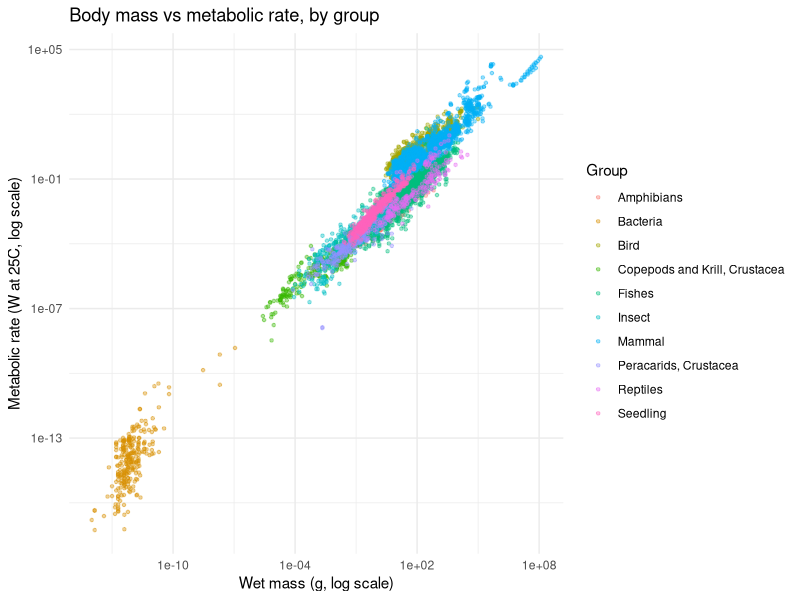
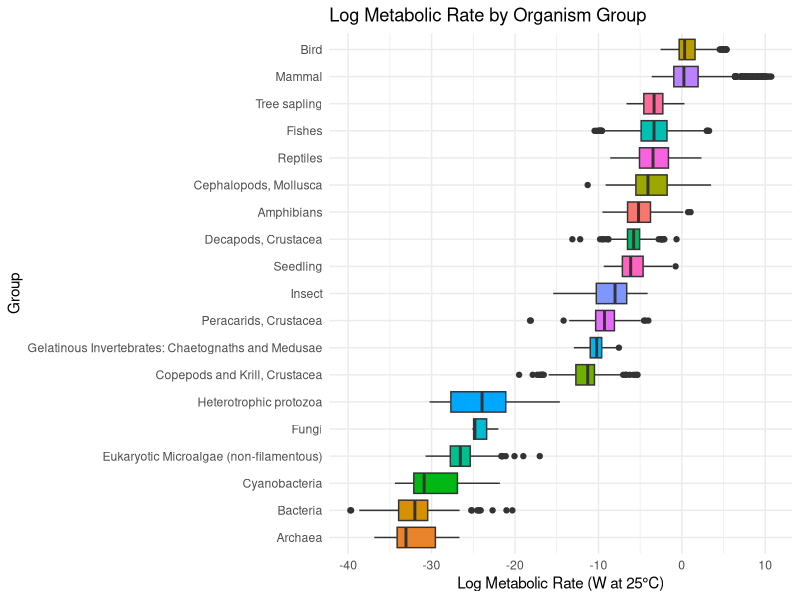

R code for these plots, in order: (Note: this script raises an error after producing the figures.)
## ---- chunk 1
library(tidyverse)
library(readxl)

metabolic_data <- read_excel("pnas.2303764120.sd01.xlsx", sheet = "Metabolic_Data")

clean_data <- metabolic_data %>%
  filter(!is.na(`Metabolic Rate (W, at 25C)`),
         !is.na(`Wet Mass (g)`),
         `Wet Mass (g)` > 0,
         `Metabolic Rate (W, at 25C)` > 0,
         !is.na(Group))

# How many measurements per group?
clean_data %>%
  count(Group, sort = TRUE) %>%
  head(10)
## ---- chunk 2
top_groups <- clean_data %>%
  count(Group, sort = TRUE) %>%
  slice_head(n = 10) %>%
  pull(Group)

viz_data <- clean_data %>%
  filter(Group %in% top_groups)

ggplot(viz_data, aes(x = `Wet Mass (g)`, y = `Metabolic Rate (W, at 25C)`,
                     color = Group)) +
  geom_point(alpha = 0.4, size = 0.9) +
  scale_x_log10() +
  scale_y_log10() +
  labs(title = "Body mass vs metabolic rate, by group",
       x = "Wet mass (g, log scale)",
       y = "Metabolic rate (W at 25C, log scale)") +
  theme_minimal()
## ---- chunk 3
ggplot(clean_data, aes(x = reorder(Group, log(`Metabolic Rate (W, at 25C)`), median),
                        y = log(`Metabolic Rate (W, at 25C)`), fill = Group)) +
  geom_boxplot(show.legend = FALSE) +
  coord_flip() +
  labs(title = "Log Metabolic Rate by Organism Group",
       x = "Group",
       y = "Log Metabolic Rate (W at 25°C)") +
  theme_minimal()
## ---- chunk 4
clean_data <- metabolic_data %>%
  filter(!is.na(`Metabolic Rate (W, at 25C)`),
         !is.na(`Wet Mass (g)`),
         !is.na(Group)) %>%
  mutate(log_metabolic_rate = log(`Metabolic Rate (W, at 25C)`),
         log_mass = log(`Wet Mass (g)`),
         Group = as.factor(Group))
## ---- chunk 5
library(caret)
library(class)

## Prepare data
model_data <- clean_data %>%
  select(Group, log_metabolic_rate, log_mass) %>%
  drop_na()

## Train/test split
set.seed(380)
train_index <- createDataPartition(model_data$Group, p = 0.8, list = FALSE)
train_data <- model_data[train_index, ]
test_data <- model_data[-train_index, ]

## Run kNN with k=5
train_x <- train_data %>% select(log_metabolic_rate, log_mass)
test_x <- test_data %>% select(log_metabolic_rate, log_mass)
train_y <- train_data$Group

knn_preds <- knn(train_x, test_x, train_y, k = 5)
knn_acc <- mean(knn_preds == test_data$Group)
cat("kNN Accuracy:", round(knn_acc * 100, 2), "%")
## ---- chunk 6
library(dplyr)
metabolicData <- metabolic_data %>%
  filter(Group %in% c("Bird", "Fishes")) %>%
  mutate(Group = factor(Group))

logModel <- glm(
  Group ~ 
    `Metabolic Rate (W, at T)...18` +
    `Metabolic Rate (W, at T)...19` +
    `Metabolic Rate (W, at 25C)`,
  data = metabolicData,
  family = binomial
)
summary(logModel)
predicted_probs <- predict(logModel, type = "response")
predicted_group <- ifelse(predicted_probs > 0.5, "Fishes", "Bird")
## ---- chunk 7
# Load packages 
packages <- c("tidyverse", "rpart", "rpart.plot", "partykit", "rattle")

invisible(
  lapply(
    X = packages,
    FUN = library,
    character.only = TRUE,
    quietly = TRUE
  )
)

# Wrangle metabolic data
modelMetabolic <- metabolic_data %>%
  filter(Group %in% c("Bird", "Fishes")) %>%
  select(
    Group,
    `Metabolic Rate (W, at T)...18`,
    `Metabolic Rate (W, at T)...19`,
    `Metabolic Rate (W, at 25C)`
  ) %>%
  drop_na() %>%
  mutate(
    Group = factor(Group),
    tempID = row_number(),
    .before = Group
  )

#80-20 train/test split
set.seed(5625)
trainingData <- modelMetabolic %>%
  group_by(Group) %>%
  slice_sample(prop = 0.8)
testingData <- modelMetabolic %>%
  filter(!(tempID %in% trainingData$tempID))

#Grow the decision tree
rpartMetabolic1 <- rpart(
  formula = Group ~ 
    `Metabolic Rate (W, at T)...18` +
    `Metabolic Rate (W, at T)...19` +
    `Metabolic Rate (W, at 25C)`,
  data = trainingData,
  method = "class",
  parms = list(split = "information")
)

#Visualize the tree using rparty package
plot(as.party(rpartMetabolic1))
## ---- chunk 8
## Load all necessary packages
library(readxl)
metabolic_data <- read_excel("pnas.2303764120.sd01.xlsx", sheet = "Metabolic_Data")
